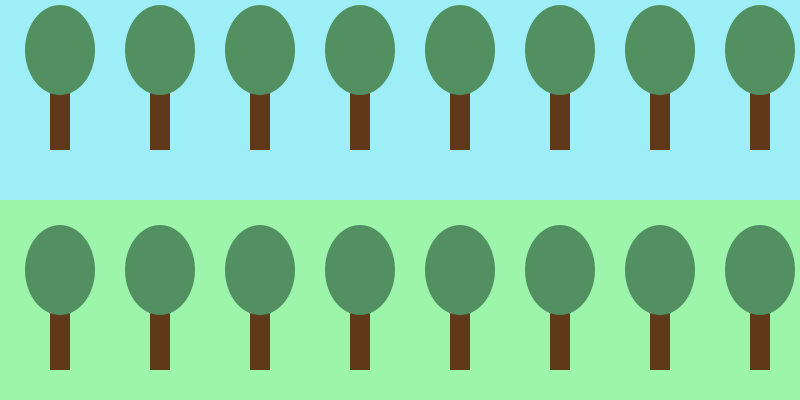
Frame 1 (no input)
Frame 60 (the mouse pressed at the canvas centre just before this capture): identical to frame 1, image omitted
Frame 120 (the mouse held since frame 60 and released just before this capture): identical to frame 1, image omitted

The Processing sketch that drew this single still picture (run headless with seeded random() and noise(); from frame 60 on, the mouse is pressed at the canvas centre):

// Processing sketch: sketch_260421_day_02_3rd
// ── sketch_260421_day_02_3rd.pde
color leafColour, trunkColour;

void setup()
{
  size(800, 400);
  noStroke();
  leafColour  = color(82, 144, 97);
  trunkColour = color(95, 57, 26);
}

void draw()
{
  background(157, 238, 247);  // Sky
  fill(156, 245, 170);        // Ground
  rect(0, height/2, width, height/2);

  for (float xPos = 50; xPos<width; xPos = xPos +100)
  {
    drawTree(xPos, 80);
  }
  for (float xPos = 50; xPos<width; xPos = xPos + 100)
  {
    drawTree(xPos, 300);
  }
}

void drawTree(float treeX, float treeY)
{
  fill(trunkColour);
  rect(treeX, treeY, 20, 70);
  fill(leafColour);
  ellipse(treeX + 10, treeY - 30, 70, 90);
}
